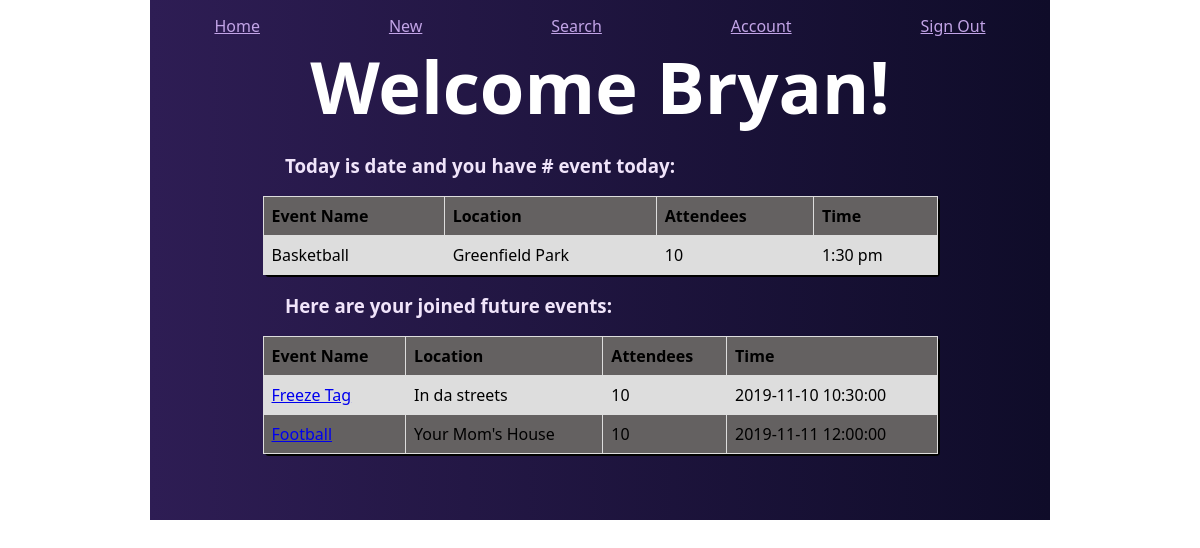
The page /dashboard (signed in) on the database its author committed.
### models.py (models this page shows, shortened)
class User(db.Model):
    id = db.Column(db.Integer, primary_key=True)
    first_name = db.Column(db.String(55))
    last_name = db.Column(db.String(55))
    email = db.Column(db.String(55))
    password = db.Column(db.Text(55))
    events_user_attends = db.relationship("Event", secondary=users_and_events, lazy="dynamic")
    created_at = db.Column(db.DateTime, server_default=func.now())
    updated_at = db.Column(db.DateTime, server_default=func.now(), onupdate=func.now())

class Event(db.Model):
    id = db.Column(db.Integer, primary_key=True)
    event_name = db.Column(db.String(55))
    time = db.Column(db.DateTime)
    location = db.Column(db.String(100))
    event_details = db.Column(db.String(250))
    users_attending_event = db.relationship("User", secondary=users_and_events)
    created_at = db.Column(db.DateTime, server_default=func.now())
    updated_at = db.Column(db.DateTime, server_default=func.now(), onupdate=func.now())

### controller_functions.py (the view)
def dashboard():
    if "user_id" not in session:
        return redirect ("/")
    else:
        logged_in = User.query.get(session["user_id"])
        events = logged_in.events_user_attends.order_by(Event.time).all()
        return render_template("dashboard.html", user=logged_in, users_events = events)

### templates/dashboard.html (shortened to what this page needs)
<!DOCTYPE html>
<html lang="en">
<head>
    <link rel="stylesheet" type="text/css" href="../static/css/style.css">
</head>
<body>
    <div class="standard_head">
        <a href="/dashboard">Home</a>
        <a href="">New</a>
        <a href="/search">Search</a>
        <a href="/user_info">Account</a>
        <a href="/logout">Sign Out</a>
    </div>
    <div class="content_container">
        <p id="welcome">Welcome {{user.first_name}}!</p>
        <div class="events">
            <h3>Today is date and you have # event today:</h3>
            <table class="event_details">
                <tr>
                    <th>Event Name</th>
                    <th>Location</th>
                    <th>Attendees</th>
                    <th>Time</th>
                </tr>
                <tr>
                    <td>Basketball</td>
                    <td>Greenfield Park</td>
                    <td>10</td>
                    <td>1:30 pm</td>
                </tr>
            </table>
        </div>
        <div class="events">
            <h3>Here are your joined future events:</h3>
            <table class="event_details">
                <tr>
                    <th>Event Name</th>
                    <th>Location</th>
                    <th>Attendees</th>
                    <th>Time</th>
                </tr>
                {% for event in users_events %}
                    <tr>
                        <td><a href="/event_details/{{event.id}}">{{event.event_name}}</a></td>
                        <td>{{event.location}}</td>
                        <td>10</td>
                        <td>{{event.time}}</td>
                    </tr>
                {% endfor %}
            </table>
        </div>
    </div>
</body>
</html>

### static/css/style.css (style rules this page uses)
* { margin: 0px auto; font-family: 'Segoe UI', Tahoma, Geneva, Verdana, sans-serif; box-sizing: border-box; }
.standard_head { display: flex; justify-content: space-evenly; background-image: linear-gradient(-90deg, #0f0c29, #2e1d54); width: 75%; height: 15; }
.standard_head a { color: #c2a4e7; margin-top: 15px; }
.event_details { width: 75%; border-collapse: collapse; border-radius: 4px; box-shadow: 2px 2px black; }
.event_details td, th { border: 1px solid #dddddd; text-align: left; padding: 8px; }
.event_details tr:nth-child(even) { background-color: #dddddd; }
.event_details tr:nth-child(odd) { background-color: rgb(100, 97, 97); }
.content_container { width: 75%; background-image: linear-gradient(-90deg, #0f0c29, #2e1d54); padding-bottom: 4%; }
#welcome { color: white; text-align: center; font-size: 72px; font-weight: bolder; }
.events { margin: 2% 0%; }
.events h3 { margin-left: 15%; margin-bottom: 2%; color: #f0e4fa; }

### rows shown on the page
User: first_name "Bryan"
Event: event_name "Freeze Tag", location "In da streets", time "2019-11-10 10:30:00"
Event: event_name "Football", location "Your Mom's House", time "2019-11-11 12:00:00"
